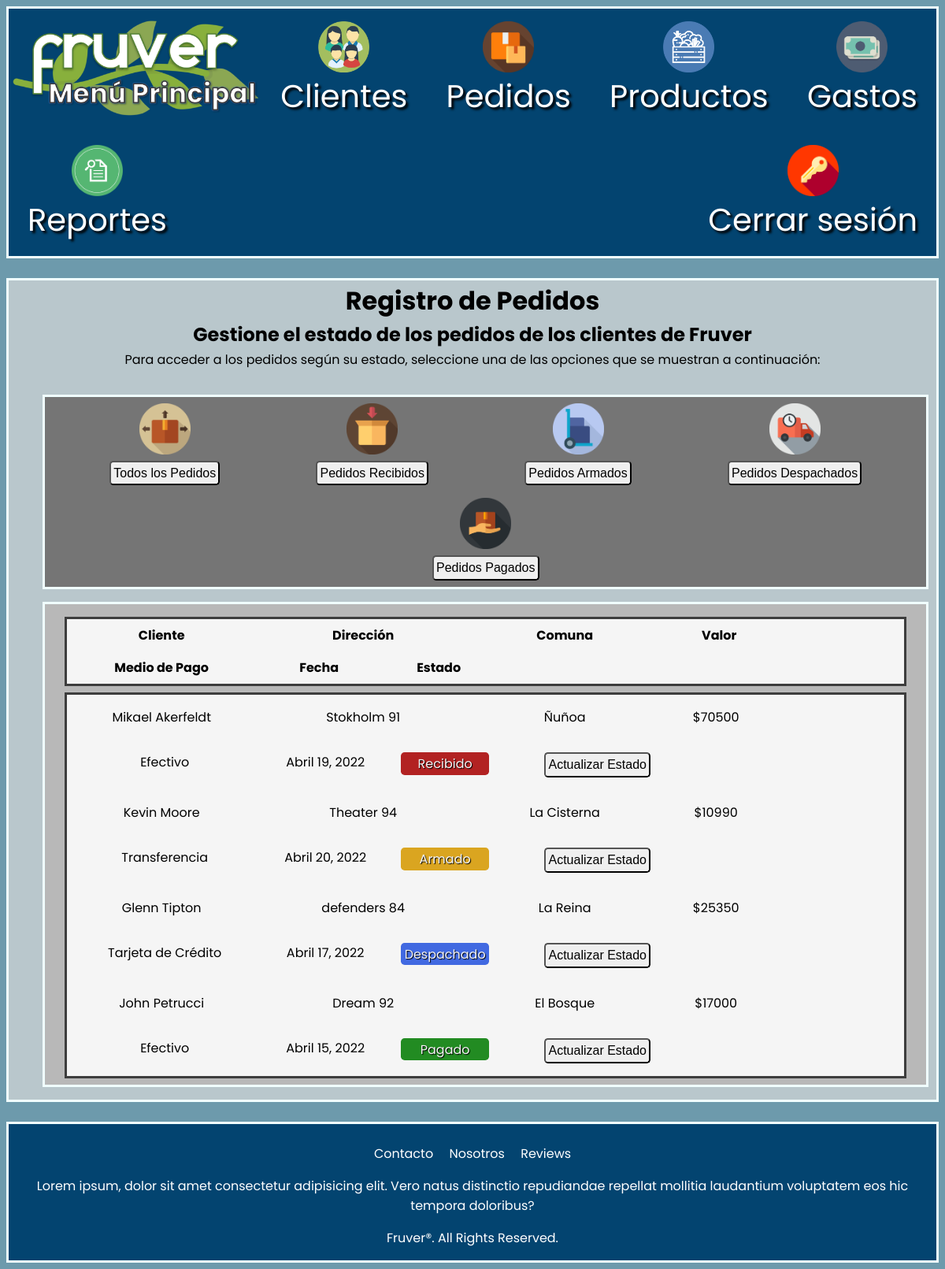
The app's page /pedidos/ (signed in) with its own data.
### Pedidos/models.py (models this page shows, shortened)
class Pedido(models.Model):
    fecha_pedido = models.DateField(auto_now_add=True)
    monto_pedido = models.IntegerField(default=0)
    medio_pago = models.CharField(max_length=30)
    estado_pedido = models.CharField(max_length=20)
    cliente = models.ForeignKey('Home.Usuario', on_delete=models.DO_NOTHING)

### Home/models.py (models this page shows, shortened)
class Usuario(AbstractBaseUser, PermissionsMixin):
    nombre_usuario = models.CharField(max_length=30)
    apellido_usuario = models.CharField(max_length=30)
    email_usuario = models.EmailField(max_length=50, unique=True)
    password = models.CharField(max_length=18)
    telefono_usuario = models.CharField(max_length=12)
    domicilio_usuario = models.CharField(max_length=50)
    comuna = models.CharField(max_length=40)
    is_staff = models.BooleanField(default=False)
    is_active = models.BooleanField(default=True)
    objects = CustomAccountManager()
    USERNAME_FIELD = 'email_usuario'
    REQUIRED_FIELDS = ['nombre_usuario', 'apellido_usuario', 'password', 'telefono_usuario', 'domicilio_usuario', 'comuna']

### Pedidos/views.py (the view)
# urls.py: path('pedidos/', include('Pedidos.urls')),
@login_required(login_url='fruver-acceso')
def pedidos(request):
    pedidos = Pedido.objects.all()
    clientes = Pedido.objects.select_related()
    context = {'pedidos': pedidos, 'clientes': clientes}
    return render(request, 'Pedidos/pedidos.html', context)

### Pedidos/context_processor.py (called while the page is built)
def total_pedido(request):
    total = 0
    if request.user.is_authenticated:
        if "carrito" in request.session.keys():
            for key, value in request.session["carrito"].items():
                total += int(value["subtotal"])
    return {"total_pedido": total}

### Pedidos/templates/Pedidos/pedidos.html (shortened to what this page needs)
{% extends "Home/mainmenu.html" %}
{% load static %}
{% block stylesheet %}
<link rel="stylesheet" href="{% static 'Pedidos/styles/pedidos.css' %}">
{% endblock stylesheet %}
{% block content %}
    <h1 class="info">Registro de Pedidos</h1>
    <h2 class="info">Gestione el estado de los pedidos de los clientes de Fruver</h2>
    <p class="info">Para acceder a los pedidos según su estado, seleccione una de las opciones que se muestran a continuación:</p>
    <div class="container0">
        <div class="estados">
            <img src="{% static 'Pedidos/images/status/todos.png' %}" alt="Ver todos" width="65" height="65"/>
            <button type="button" class="filtros">Todos los Pedidos</button>
        </div>
        <div class="estados">
            <img src="{% static 'Pedidos/images/status/recibido.png' %}" alt="Ver recibidos" width="65" height="65"/>
            <button type="button" class="filtros">Pedidos Recibidos</button>
        </div>
        <div class="estados">
            <img src="{% static 'Pedidos/images/status/armado.png' %}" alt="Ver armados" width="65" height="65"/>
            <button type="button" class="filtros">Pedidos Armados</button>
        </div>
        <div class="estados">
            <img src="{% static 'Pedidos/images/status/despachado.png' %}" alt="Ver despachados" width="65" height="65"/>
            <button type="button" class="filtros">Pedidos Despachados</button>
        </div>
        <div class="estados">
            <img src="{% static 'Pedidos/images/status/pagado.png' %}" alt="Ver pagados" width="65" height="65"/>
            <button type="button" class="filtros">Pedidos Pagados</button>
        </div>
    </div>
    <div class="container1">
        <div class="fila-titulos">
            <div class="titulo-columnas" id="cliente">
                <h4>Cliente</h4>
            </div>
            <div class="titulo-columnas" id="domicilio">
                <h4>Dirección</h4>
            </div>
            <div class="titulo-columnas" id="comunax">
                <h4>Comuna</h4>
            </div>
            <div class="titulo-columnas" id="valor">
                <h4>Valor</h4>
            </div>
            <div class="titulo-columnas" id="pago">
                <h4>Medio de Pago</h4>
            </div>
            <div class="titulo-columnas" id="fecha">
                <h4>Fecha</h4>
            </div>
            <div class="titulo-columnas" id="estado">
                <h4>Estado</h4>
            </div>
        </div>
        <div class="lista-pedidos">
            <div class="fila-datos">
                {% for pedido in pedidos %}
                    <div class="datos">
                        <div class="datospedido" id="name">
                            <p> {{ pedido.cliente.nombre_usuario }} {{ pedido.cliente.apellido_usuario }}</p>
                        </div>
                        <div class="datospedido" id="address">
                            <p> {{ pedido.cliente.domicilio_usuario }}</p>
                        </div>
                        <div class="datospedido" id="cartier">
                            <p> {{ pedido.cliente.comuna }}</p>
                        </div>
                        <div class="datospedido" id="amount">
                            <p> ${{ pedido.monto_pedido }}</p>
                        </div>
                        <div class="datospedido" id="payment" >
                            <p> {{ pedido.medio_pago }}</p>
                        </div>
                        <div class="datospedido" id="date">
                            <p> {{ pedido.fecha_pedido }}</p>
                        </div>
                        <div class="datospedido" id="status">
                            {% if pedido.estado_pedido == 'Recibido' %}
                                <p id="status-icon" style="background-color:firebrick;">{{pedido.estado_pedido}}</p>
                            {% elif pedido.estado_pedido == 'Armado' %}
                                <p id="status-icon" style="background-color:goldenrod;">{{pedido.estado_pedido}}</p>
                            {% elif pedido.estado_pedido == 'Despachado' %}
                                <p id="status-icon" style="background-color:royalblue;">{{pedido.estado_pedido}}</p>
                            {% elif pedido.estado_pedido == 'Pagado' %}
                                <p id="status-icon" style="background-color:forestgreen;">{{pedido.estado_pedido}}</p>
                            {% endif %}
                        </div>
                        <a href="#" id="update-status"><button type="button">Actualizar Estado</button></a>
                    </div>
                {% endfor %}
            </div>
        </div>
    </div>
{% endblock content %}

### Home/static/Home/styles/mainmenu.css (style rules this page uses)
body { font-family: 'Poppins', sans-serif; background-color: #6d9aac; }
.container1 { display: flex; flex-flow: row wrap; margin: 2rem 4rem; justify-content: center; align-items: center; background-color: rgb(184, 184, 184); border: solid 0.2rem azure; }

### Pedidos/static/Pedidos/styles/pedidos.css (style rules this page uses)
.info { margin: 0.1rem }
.container0 { display: flex; flex-flow: row wrap; margin: 2rem 2.7rem 0.5rem; justify-content: space-evenly; align-items: center; background-color: rgb(117, 117, 117); border: solid 0.2rem azure; width: 95%; }
.estados { display: flex; flex-flow: column wrap; justify-content: center; align-items: center; margin: 0.5rem 2rem 0rem; }
.container1 { display: flex; flex-flow: column wrap; margin: 1rem 2.7rem; justify-content: center; align-items: center; background-color: rgb(184, 184, 184); border: solid 0.2rem azure; width: 95%; }
.fila-titulos { margin: 1rem 1rem 0rem; background-color: whitesmoke; border: solid 0.2rem rgb(61, 61, 61); display: flex; flex-flow: row wrap; justify-content: flex-start; align-items: flex-start; width: 95%; }
.titulo-columnas { margin: 0.5rem 1.5rem; width: 10rem; }
#cliente { width: 12rem; }
#domicilio { width: 14rem; }
#comunax { width: 12rem; }
#valor { width: 6.5rem; }
#pago { width: 12rem; }
#fecha { width: 7rem; }
#estado { width: 6rem; }
h4 { font-weight: bold; margin: 0; }
.lista-pedidos { margin: 0.5rem 1rem 0.5rem; background-color: whitesmoke; border: solid 0.2rem rgb(61, 61, 61); display: flex; flex-flow: row wrap; justify-content: center; align-items: center; width: 95%; }
.fila-datos { display: flex; flex-flow: column wrap; justify-content: flex-start; align-items: flex-start; width: 100%; }
.datos { display: flex; flex-flow: row wrap; justify-content: flex-start; align-items: flex-start; text-align: center; width: 100%; }
.datospedido { margin: 0.01rem 1rem; width: 9rem; }
#name { width: 13rem; }
#address { width: 15rem; }
#cartier { width: 13rem; }
#payment { width: 13.5rem; }
#amount { width: 7rem; }
#date { width: 8rem; }
#status { width: 7rem; }
#update-status { width: 15rem; margin: 0.5rem 0.1rem; }
#status-icon { color: whitesmoke; text-shadow: 1px 1px 1px black; border-radius: 0.3rem; padding: 0.1rem; }
button { margin: 0.5rem; padding: 0.3rem 0.2rem; font-size: 1rem; border-radius: 0.3rem; }

### records on screen
Pedido: cliente.nombre_usuario "Mikael", cliente.apellido_usuario "Akerfeldt", cliente.domicilio_usuario "Stokholm 91", cliente.comuna "Ñuñoa", monto_pedido "70500", medio_pago "Efectivo", fecha_pedido "Abril 19, 2022", estado_pedido "Recibido"
Pedido: cliente.nombre_usuario "Kevin", cliente.apellido_usuario "Moore", cliente.domicilio_usuario "Theater 94", cliente.comuna "La Cisterna", monto_pedido "10990", medio_pago "Transferencia", fecha_pedido "Abril 20, 2022", estado_pedido "Armado"
Pedido: cliente.nombre_usuario "Glenn", cliente.apellido_usuario "Tipton", cliente.domicilio_usuario "defenders 84", cliente.comuna "La Reina", monto_pedido "25350", medio_pago "Tarjeta de Crédito", fecha_pedido "Abril 17, 2022", estado_pedido "Despachado"
Pedido: cliente.nombre_usuario "John", cliente.apellido_usuario "Petrucci", cliente.domicilio_usuario "Dream 92", cliente.comuna "El Bosque", monto_pedido "17000", medio_pago "Efectivo", fecha_pedido "Abril 15, 2022", estado_pedido "Pagado"
